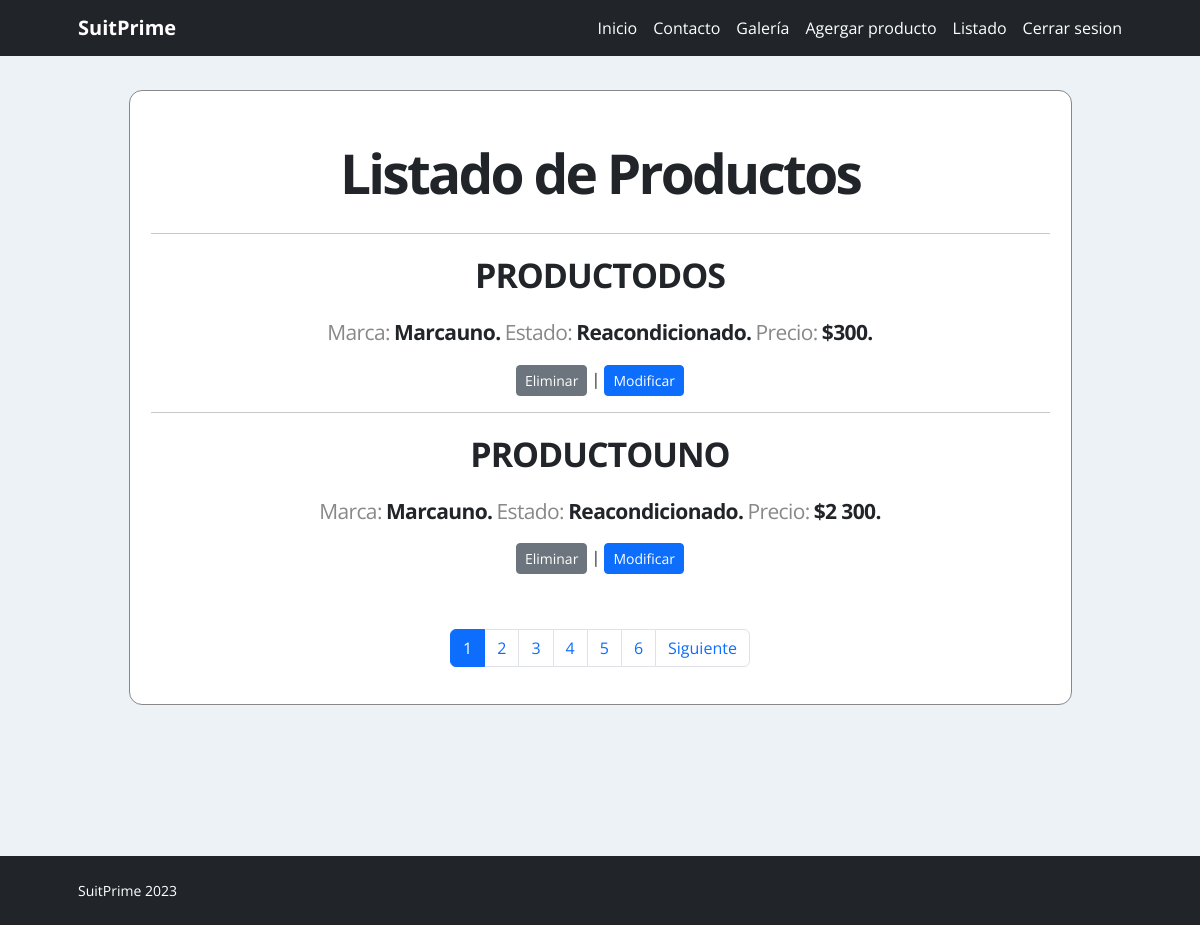
Before: /Listar-producto/ (signed in) with the older database file.
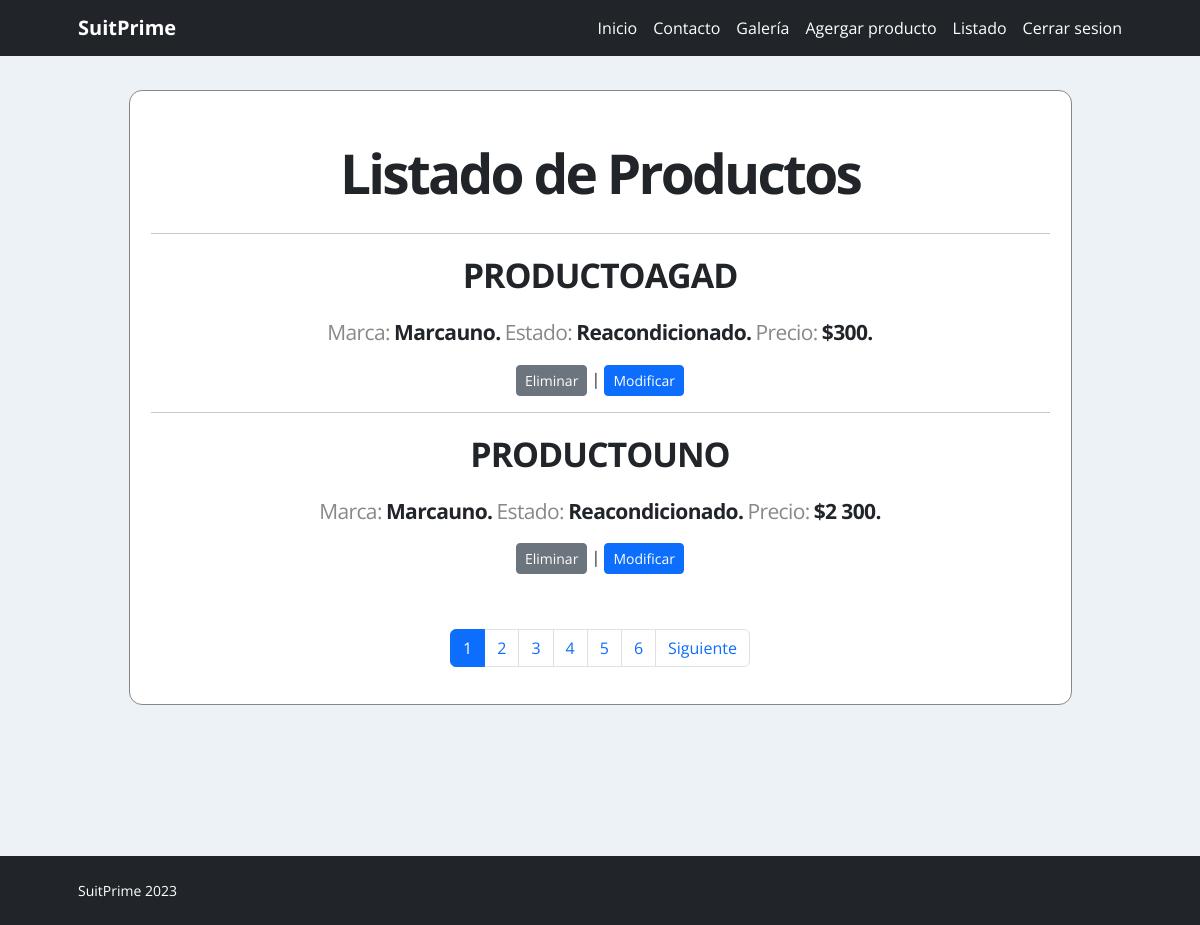
After: the same page with the newer database file.
### app/models.py (models this page shows, shortened)
class Producto(models.Model):
    nombre = models.CharField(max_length=50)
    precio = models.IntegerField()
    descripcion = models.TextField()
    nuevo = models.BooleanField()
    marca = models.ForeignKey(Marca, on_delete=models.PROTECT)
    fecha_fabricacion = models.DateField(null=True)
    imagen = models.ImageField(upload_to="productos", null=True)

class Marca(models.Model):
    nombre = models.CharField(max_length=50)
    def __str__(self):
        return self.nombre

### app/views.py (the view)
# urls.py: path('Listar-producto/', Listar_producto, name="Listar_producto"),
@permission_required('app.view_producto')
def Listar_producto(request):
    productos = Producto.objects.all()
    page = request.GET.get('page', 1)
    try:
        paginator = Paginator(productos, 2)
        productos = paginator. page(page)
    except:
        raise Http404
    data = {
        'entity' : productos,
        'paginator' : paginator
    }
    return render(request,'app/producto/listar.html', data)

### app/templates/app/producto/listar.html (shortened to what this page needs)
{% extends 'app/base.html' %}
{% block contenido %}
{% load humanize %}
<div style="padding: 34px;">
<div id="productoslista">
<h2>Listado de Productos</h2>
{% for p in entity %}
<hr/>
<div>
<dl class="prodNombre">
<dd><p>{{ p.nombre | title }}</p></dd>
</dl>
<dl>
<dt><h3>Marca:</h3></dt>
<dd><p>{{ p.marca | title }}.</p></dd>
<dt><h3>Estado:</h3></dt>
<dd><p>{% if p.nuevo %}Nuevo{% else %}Reacondicionado{% endif %}.</p></dd>
<dt><h3>Precio:</h3></dt>
<dd><p>${{ p.precio | intcomma }}.</p></dd>
</dl>
<p>{% if perms.app.delete_producto %}<a href="#" onclick="eliminarProducto( {{ p.id }} )" class="btn btn-secondary btn-sm">Eliminar</a>{% endif %} {% if perms.app.delete_producto and perms.app.change_producto  %}|{% endif %} {% if perms.app.change_producto %}<a href="{% url 'Modificar_producto' p.id %}" class="btn btn-primary btn-sm">Modificar</a>{% endif %}</p>
</div>
{% endfor %}
<div style="margin: 55px 0 0 0;">
{% include 'app/paginator.html' %}
</div>
</div>
</div>
{% endblock %}

Changed rows visible on the page:
changed Producto: nombre "PRODUCTODOS" → "PRODUCTOAGAD"
